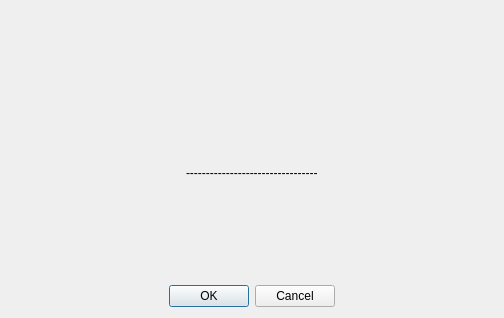
<?xml version="1.0" encoding="UTF-8"?>
<ui version="4.0">
 <class>Dialog</class>
 <widget class="QDialog" name="Dialog">
  <property name="geometry">
   <rect>
    <x>0</x>
    <y>0</y>
    <width>504</width>
    <height>318</height>
   </rect>
  </property>
  <property name="focusPolicy">
   <enum>Qt::StrongFocus</enum>
  </property>
  <property name="windowTitle">
   <string>Viewport Setup</string>
  </property>
  <layout class="QVBoxLayout" name="verticalLayout">
   <item>
    <layout class="QGridLayout" name="viewLayoutGridLayout">
     <item row="0" column="0">
      <widget class="QPushButton" name="singlePushButton">
       <property name="sizePolicy">
        <sizepolicy hsizetype="Fixed" vsizetype="Fixed">
         <horstretch>0</horstretch>
         <verstretch>0</verstretch>
        </sizepolicy>
       </property>
       <property name="focusPolicy">
        <enum>Qt::TabFocus</enum>
       </property>
       <property name="text">
        <string/>
       </property>
       <property name="icon">
        <iconset resource="../resources/shaper.qrc">
         <normaloff>:/singleu.bmp</normaloff>
         <normalon>:/singled.bmp</normalon>
         <disabledoff>:/singleu.bmp</disabledoff>
         <disabledon>:/singled.bmp</disabledon>
         <activeoff>:/singleu.bmp</activeoff>
         <activeon>:/singled.bmp</activeon>
         <selectedoff>:/singleu.bmp</selectedoff>
         <selectedon>:/singled.bmp</selectedon>:/singleu.bmp</iconset>
       </property>
       <property name="iconSize">
        <size>
         <width>50</width>
         <height>50</height>
        </size>
       </property>
       <property name="autoDefault">
        <bool>false</bool>
       </property>
       <property name="flat">
        <bool>true</bool>
       </property>
      </widget>
     </item>
     <item row="0" column="1">
      <widget class="QPushButton" name="twoVertPushButton">
       <property name="sizePolicy">
        <sizepolicy hsizetype="Fixed" vsizetype="Fixed">
         <horstretch>0</horstretch>
         <verstretch>0</verstretch>
        </sizepolicy>
       </property>
       <property name="focusPolicy">
        <enum>Qt::TabFocus</enum>
       </property>
       <property name="text">
        <string/>
       </property>
       <property name="icon">
        <iconset resource="../resources/shaper.qrc">
         <normaloff>:/twovertu.bmp</normaloff>
         <normalon>:/twovertd.bmp</normalon>:/twovertu.bmp</iconset>
       </property>
       <property name="iconSize">
        <size>
         <width>50</width>
         <height>50</height>
        </size>
       </property>
       <property name="autoDefault">
        <bool>false</bool>
       </property>
       <property name="flat">
        <bool>true</bool>
       </property>
      </widget>
     </item>
     <item row="0" column="2">
      <widget class="QPushButton" name="twoHorzPushButton">
       <property name="sizePolicy">
        <sizepolicy hsizetype="Fixed" vsizetype="Fixed">
         <horstretch>0</horstretch>
         <verstretch>0</verstretch>
        </sizepolicy>
       </property>
       <property name="focusPolicy">
        <enum>Qt::TabFocus</enum>
       </property>
       <property name="text">
        <string/>
       </property>
       <property name="icon">
        <iconset resource="../resources/shaper.qrc">
         <normaloff>:/twohorzu.bmp</normaloff>
         <normalon>:/twohorzd.bmp</normalon>:/twohorzu.bmp</iconset>
       </property>
       <property name="iconSize">
        <size>
         <width>50</width>
         <height>50</height>
        </size>
       </property>
       <property name="autoDefault">
        <bool>false</bool>
       </property>
       <property name="flat">
        <bool>true</bool>
       </property>
      </widget>
     </item>
     <item row="0" column="3">
      <widget class="QPushButton" name="fourPushButton">
       <property name="sizePolicy">
        <sizepolicy hsizetype="Fixed" vsizetype="Fixed">
         <horstretch>0</horstretch>
         <verstretch>0</verstretch>
        </sizepolicy>
       </property>
       <property name="focusPolicy">
        <enum>Qt::TabFocus</enum>
       </property>
       <property name="text">
        <string/>
       </property>
       <property name="icon">
        <iconset resource="../resources/shaper.qrc">
         <normaloff>:/fouru.bmp</normaloff>
         <normalon>:/fourd.bmp</normalon>:/fouru.bmp</iconset>
       </property>
       <property name="iconSize">
        <size>
         <width>50</width>
         <height>50</height>
        </size>
       </property>
       <property name="autoDefault">
        <bool>false</bool>
       </property>
       <property name="flat">
        <bool>true</bool>
       </property>
      </widget>
     </item>
     <item row="0" column="4">
      <widget class="QPushButton" name="threeLeftPushButton">
       <property name="sizePolicy">
        <sizepolicy hsizetype="Fixed" vsizetype="Fixed">
         <horstretch>0</horstretch>
         <verstretch>0</verstretch>
        </sizepolicy>
       </property>
       <property name="focusPolicy">
        <enum>Qt::TabFocus</enum>
       </property>
       <property name="text">
        <string/>
       </property>
       <property name="icon">
        <iconset resource="../resources/shaper.qrc">
         <normaloff>:/threeleftu.bmp</normaloff>
         <normalon>:/threeleftd.bmp</normalon>:/threeleftu.bmp</iconset>
       </property>
       <property name="iconSize">
        <size>
         <width>50</width>
         <height>50</height>
        </size>
       </property>
       <property name="autoDefault">
        <bool>false</bool>
       </property>
       <property name="flat">
        <bool>true</bool>
       </property>
      </widget>
     </item>
     <item row="0" column="5">
      <widget class="QPushButton" name="threeBottomPushButton">
       <property name="sizePolicy">
        <sizepolicy hsizetype="Fixed" vsizetype="Fixed">
         <horstretch>0</horstretch>
         <verstretch>0</verstretch>
        </sizepolicy>
       </property>
       <property name="focusPolicy">
        <enum>Qt::TabFocus</enum>
       </property>
       <property name="text">
        <string/>
       </property>
       <property name="icon">
        <iconset resource="../resources/shaper.qrc">
         <normaloff>:/threebottomu.bmp</normaloff>
         <normalon>:/threebottomd.bmp</normalon>:/threebottomu.bmp</iconset>
       </property>
       <property name="iconSize">
        <size>
         <width>50</width>
         <height>50</height>
        </size>
       </property>
       <property name="autoDefault">
        <bool>false</bool>
       </property>
       <property name="flat">
        <bool>true</bool>
       </property>
      </widget>
     </item>
     <item row="0" column="6">
      <widget class="QPushButton" name="threeRightPushButton">
       <property name="sizePolicy">
        <sizepolicy hsizetype="Fixed" vsizetype="Fixed">
         <horstretch>0</horstretch>
         <verstretch>0</verstretch>
        </sizepolicy>
       </property>
       <property name="focusPolicy">
        <enum>Qt::TabFocus</enum>
       </property>
       <property name="text">
        <string/>
       </property>
       <property name="icon">
        <iconset resource="../resources/shaper.qrc">
         <normaloff>:/threerightu.bmp</normaloff>
         <normalon>:/threerightd.bmp</normalon>:/threerightu.bmp</iconset>
       </property>
       <property name="iconSize">
        <size>
         <width>50</width>
         <height>50</height>
        </size>
       </property>
       <property name="autoDefault">
        <bool>false</bool>
       </property>
       <property name="flat">
        <bool>true</bool>
       </property>
      </widget>
     </item>
     <item row="1" column="0">
      <widget class="QPushButton" name="threeTopPushButton">
       <property name="sizePolicy">
        <sizepolicy hsizetype="Fixed" vsizetype="Fixed">
         <horstretch>0</horstretch>
         <verstretch>0</verstretch>
        </sizepolicy>
       </property>
       <property name="focusPolicy">
        <enum>Qt::TabFocus</enum>
       </property>
       <property name="text">
        <string/>
       </property>
       <property name="icon">
        <iconset resource="../resources/shaper.qrc">
         <normaloff>:/threetopu.bmp</normaloff>
         <normalon>:/threetopd.bmp</normalon>:/threetopu.bmp</iconset>
       </property>
       <property name="iconSize">
        <size>
         <width>50</width>
         <height>50</height>
        </size>
       </property>
       <property name="autoDefault">
        <bool>false</bool>
       </property>
       <property name="flat">
        <bool>true</bool>
       </property>
      </widget>
     </item>
     <item row="1" column="1">
      <widget class="QPushButton" name="threeVertPushButton">
       <property name="sizePolicy">
        <sizepolicy hsizetype="Fixed" vsizetype="Fixed">
         <horstretch>0</horstretch>
         <verstretch>0</verstretch>
        </sizepolicy>
       </property>
       <property name="focusPolicy">
        <enum>Qt::TabFocus</enum>
       </property>
       <property name="text">
        <string/>
       </property>
       <property name="icon">
        <iconset resource="../resources/shaper.qrc">
         <normaloff>:/threevertu.bmp</normaloff>
         <normalon>:/threevertd.bmp</normalon>:/threevertu.bmp</iconset>
       </property>
       <property name="iconSize">
        <size>
         <width>50</width>
         <height>50</height>
        </size>
       </property>
       <property name="autoDefault">
        <bool>false</bool>
       </property>
       <property name="flat">
        <bool>true</bool>
       </property>
      </widget>
     </item>
     <item row="1" column="2">
      <widget class="QPushButton" name="threeHorzPushButton">
       <property name="sizePolicy">
        <sizepolicy hsizetype="Fixed" vsizetype="Fixed">
         <horstretch>0</horstretch>
         <verstretch>0</verstretch>
        </sizepolicy>
       </property>
       <property name="focusPolicy">
        <enum>Qt::TabFocus</enum>
       </property>
       <property name="text">
        <string/>
       </property>
       <property name="icon">
        <iconset resource="../resources/shaper.qrc">
         <normaloff>:/threehorzu.bmp</normaloff>
         <normalon>:/threehorzd.bmp</normalon>:/threehorzu.bmp</iconset>
       </property>
       <property name="iconSize">
        <size>
         <width>50</width>
         <height>50</height>
        </size>
       </property>
       <property name="autoDefault">
        <bool>false</bool>
       </property>
       <property name="flat">
        <bool>true</bool>
       </property>
      </widget>
     </item>
     <item row="1" column="3">
      <widget class="QPushButton" name="fourLeftPushButton">
       <property name="sizePolicy">
        <sizepolicy hsizetype="Fixed" vsizetype="Fixed">
         <horstretch>0</horstretch>
         <verstretch>0</verstretch>
        </sizepolicy>
       </property>
       <property name="focusPolicy">
        <enum>Qt::TabFocus</enum>
       </property>
       <property name="text">
        <string/>
       </property>
       <property name="icon">
        <iconset resource="../resources/shaper.qrc">
         <normaloff>:/fourleftu.bmp</normaloff>
         <normalon>:/fourleftd.bmp</normalon>:/fourleftu.bmp</iconset>
       </property>
       <property name="iconSize">
        <size>
         <width>50</width>
         <height>50</height>
        </size>
       </property>
       <property name="autoDefault">
        <bool>false</bool>
       </property>
       <property name="flat">
        <bool>true</bool>
       </property>
      </widget>
     </item>
     <item row="1" column="4">
      <widget class="QPushButton" name="fourBottomPushButton">
       <property name="sizePolicy">
        <sizepolicy hsizetype="Fixed" vsizetype="Fixed">
         <horstretch>0</horstretch>
         <verstretch>0</verstretch>
        </sizepolicy>
       </property>
       <property name="focusPolicy">
        <enum>Qt::TabFocus</enum>
       </property>
       <property name="text">
        <string/>
       </property>
       <property name="icon">
        <iconset resource="../resources/shaper.qrc">
         <normaloff>:/fourbottomu.bmp</normaloff>
         <normalon>:/fourbottomd.bmp</normalon>:/fourbottomu.bmp</iconset>
       </property>
       <property name="iconSize">
        <size>
         <width>50</width>
         <height>50</height>
        </size>
       </property>
       <property name="autoDefault">
        <bool>false</bool>
       </property>
       <property name="flat">
        <bool>true</bool>
       </property>
      </widget>
     </item>
     <item row="1" column="5">
      <widget class="QPushButton" name="fourRightPushButton">
       <property name="sizePolicy">
        <sizepolicy hsizetype="Fixed" vsizetype="Fixed">
         <horstretch>0</horstretch>
         <verstretch>0</verstretch>
        </sizepolicy>
       </property>
       <property name="focusPolicy">
        <enum>Qt::TabFocus</enum>
       </property>
       <property name="text">
        <string/>
       </property>
       <property name="icon">
        <iconset resource="../resources/shaper.qrc">
         <normaloff>:/fourrightu.bmp</normaloff>
         <normalon>:/fourrightd.bmp</normalon>:/fourrightu.bmp</iconset>
       </property>
       <property name="iconSize">
        <size>
         <width>50</width>
         <height>50</height>
        </size>
       </property>
       <property name="autoDefault">
        <bool>false</bool>
       </property>
       <property name="flat">
        <bool>true</bool>
       </property>
      </widget>
     </item>
     <item row="1" column="6">
      <widget class="QPushButton" name="fourTopPushButton">
       <property name="sizePolicy">
        <sizepolicy hsizetype="Fixed" vsizetype="Fixed">
         <horstretch>0</horstretch>
         <verstretch>0</verstretch>
        </sizepolicy>
       </property>
       <property name="focusPolicy">
        <enum>Qt::TabFocus</enum>
       </property>
       <property name="text">
        <string/>
       </property>
       <property name="icon">
        <iconset resource="../resources/shaper.qrc">
         <normaloff>:/fourtopu.bmp</normaloff>
         <normalon>:/fourtopd.bmp</normalon>:/fourtopu.bmp</iconset>
       </property>
       <property name="iconSize">
        <size>
         <width>50</width>
         <height>50</height>
        </size>
       </property>
       <property name="autoDefault">
        <bool>false</bool>
       </property>
       <property name="flat">
        <bool>true</bool>
       </property>
      </widget>
     </item>
    </layout>
   </item>
   <item>
    <layout class="QHBoxLayout" name="viewHorizontalLayout">
     <item>
      <spacer name="viewLeftHorizontalSpacer">
       <property name="orientation">
        <enum>Qt::Horizontal</enum>
       </property>
       <property name="sizeHint" stdset="0">
        <size>
         <width>58</width>
         <height>20</height>
        </size>
       </property>
      </spacer>
     </item>
     <item>
      <widget class="QLabel" name="viewLabel">
       <property name="sizePolicy">
        <sizepolicy hsizetype="Preferred" vsizetype="MinimumExpanding">
         <horstretch>0</horstretch>
         <verstretch>0</verstretch>
        </sizepolicy>
       </property>
       <property name="text">
        <string>---------------------------------</string>
       </property>
      </widget>
     </item>
     <item>
      <spacer name="viewRightHorizontalSpacer">
       <property name="orientation">
        <enum>Qt::Horizontal</enum>
       </property>
       <property name="sizeHint" stdset="0">
        <size>
         <width>58</width>
         <height>20</height>
        </size>
       </property>
      </spacer>
     </item>
    </layout>
   </item>
   <item>
    <layout class="QHBoxLayout" name="okCancelHorizontalLayout">
     <item>
      <spacer name="okCancelLeftHorizontalSpacer">
       <property name="orientation">
        <enum>Qt::Horizontal</enum>
       </property>
       <property name="sizeHint" stdset="0">
        <size>
         <width>138</width>
         <height>20</height>
        </size>
       </property>
      </spacer>
     </item>
     <item>
      <widget class="QDialogButtonBox" name="okCancelButtonBox">
       <property name="sizePolicy">
        <sizepolicy hsizetype="Fixed" vsizetype="Fixed">
         <horstretch>0</horstretch>
         <verstretch>0</verstretch>
        </sizepolicy>
       </property>
       <property name="standardButtons">
        <set>QDialogButtonBox::Cancel|QDialogButtonBox::Ok</set>
       </property>
      </widget>
     </item>
     <item>
      <spacer name="okCancelRightHorizontalSpacer">
       <property name="orientation">
        <enum>Qt::Horizontal</enum>
       </property>
       <property name="sizeHint" stdset="0">
        <size>
         <width>148</width>
         <height>20</height>
        </size>
       </property>
      </spacer>
     </item>
    </layout>
   </item>
  </layout>
 </widget>
 <tabstops>
  <tabstop>singlePushButton</tabstop>
  <tabstop>twoVertPushButton</tabstop>
  <tabstop>twoHorzPushButton</tabstop>
  <tabstop>fourPushButton</tabstop>
  <tabstop>threeLeftPushButton</tabstop>
  <tabstop>threeBottomPushButton</tabstop>
  <tabstop>threeRightPushButton</tabstop>
  <tabstop>threeTopPushButton</tabstop>
  <tabstop>threeVertPushButton</tabstop>
  <tabstop>threeHorzPushButton</tabstop>
  <tabstop>fourLeftPushButton</tabstop>
  <tabstop>fourBottomPushButton</tabstop>
  <tabstop>fourRightPushButton</tabstop>
  <tabstop>fourTopPushButton</tabstop>
  <tabstop>okCancelButtonBox</tabstop>
 </tabstops>
 <resources>
  <include location="../resources/shaper.qrc"/>
 </resources>
 <connections/>
</ui>
